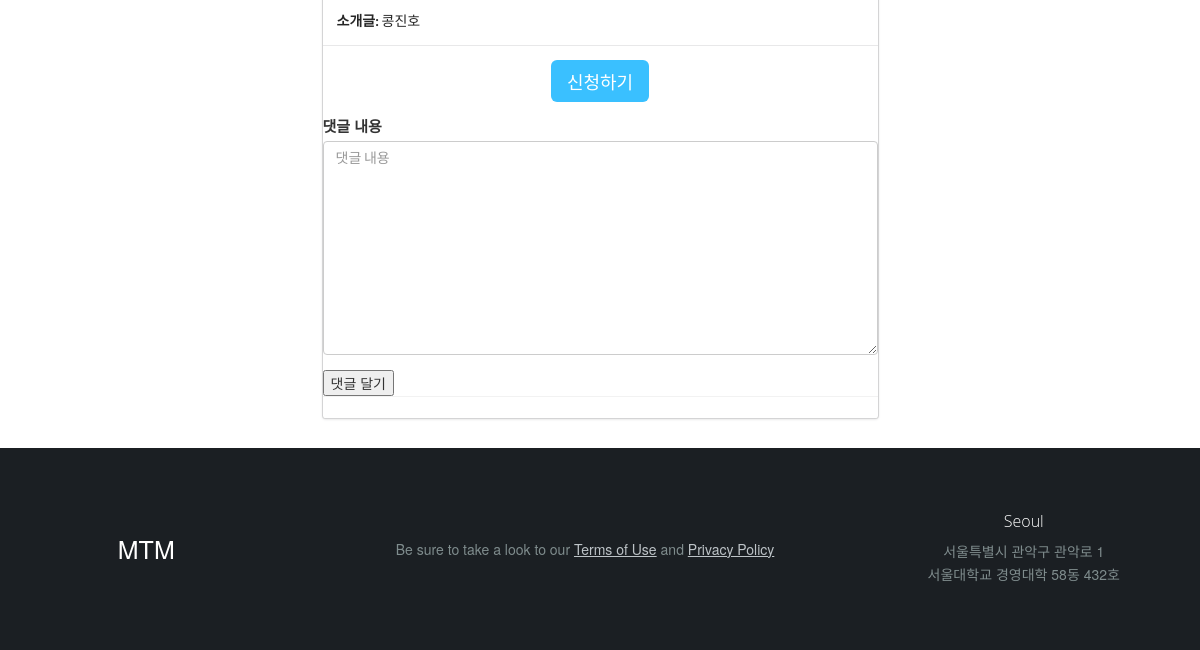
/mentoring/mentor/7/ (signed in, lower part), run on an earlier commit of the app's database.
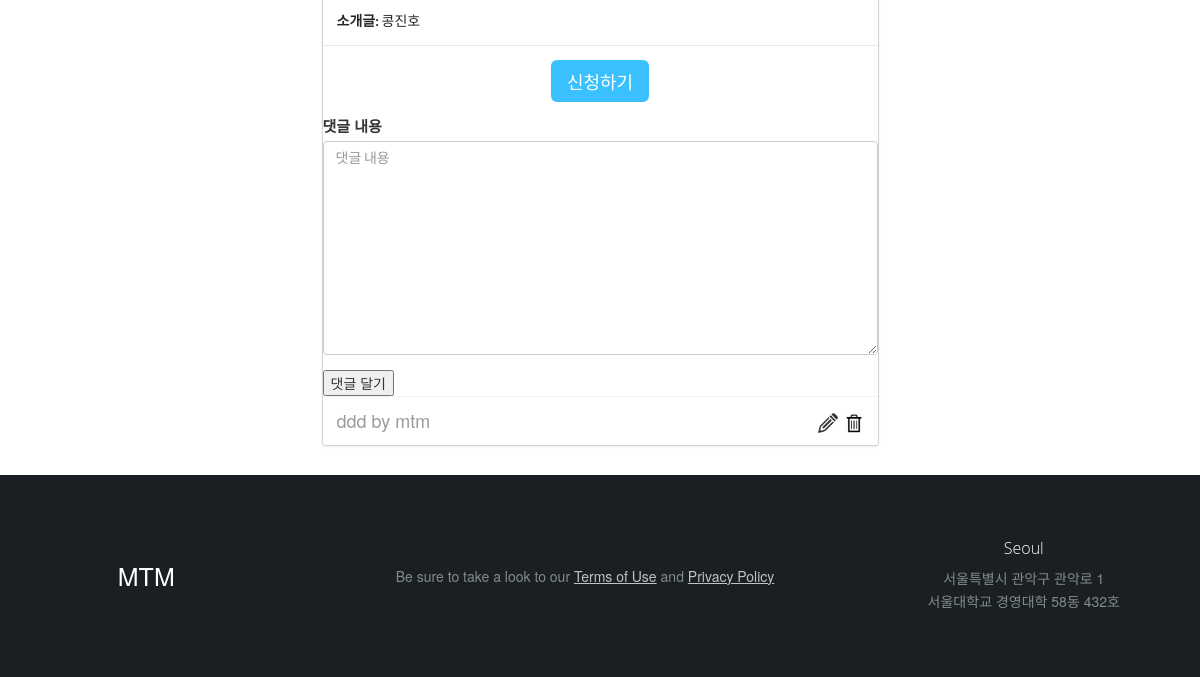
And on a later commit of the database.
### mentoring/models.py (models this page shows)
class Comment(models.Model):
    post = models.ForeignKey(Post_By_Mentor)
    author = models.ForeignKey(settings.AUTH_USER_MODEL)
    content = models.TextField(max_length=300,verbose_name='댓글 내용')
    secret = models.BooleanField(default=False)
    created_at = models.DateTimeField(auto_now_add=True)
    updated_at = models.DateTimeField(auto_now=True)

### mentoring/views.py (the view, shortened to what this page needs)
# urls.py: url(r'^mentor/(?P<pk>\d+)/$', views.post_by_mentor_detail, name='post_by_mentor_detail'),
def post_by_mentor_detail(request, pk):
    post_by_mentor = get_object_or_404(Post_By_Mentor, pk=pk)
    bid_by_mentee = Bid_By_Mentee.objects.filter(post_by_mentor=pk).count()
    comment_list = Comment.objects.filter(post=post_by_mentor)
    if request.user.is_authenticated():
        if request.method == "POST":
            form = CommentForm(request.POST)
            if form.is_valid():
                comment = form.save(commit=False)
                comment.post = post_by_mentor
                comment.author = request.user
                comment.save()
                return redirect(post_by_mentor)
        else:
            form = CommentForm()
        return render(request, 'mentoring/post_by_mentor_detail.html', {
            'post_by_mentor' : post_by_mentor,
            'bid_by_mentee' : bid_by_mentee,
            'form' : form,
            'comment_list' : comment_list,
        })

### mentoring/forms.py
class CommentForm(forms.ModelForm):
    class Meta:
        model = Comment
        fields = ['content', 'secret']

### mentoring/templates/mentoring/post_by_mentor_detail.html (shortened to what this page needs)
{% extends 'mentoring/base.html' %}
{% load bootstrap3 %}
{% load staticfiles %}
{% block content %}
<div class="container">
      <div class="row">
        <div class="col-xs-12 col-sm-12 col-md-6 col-lg-6 col-xs-offset-0 col-sm-offset-0 col-md-offset-3 col-lg-offset-3 toppad" >
        <div class="card" style="margin-top: 10%;">
          <div class="card-content">
            <div class="card-header"><strong>소개글:</strong> {{post_by_mentor.intro}} </div>
          </div>
          <div class="card-content">
          <form method="POST" enctype="multipart/form-data" class="text-center">
                 <button type="submit" class="btn btn-primary btn-lg" onclick="window.open('bid/new','win','width=650,height=400')";>신청하기
                 </button>
          </form>
          </div>
          <div>
            <form method="POST">
                {% bootstrap_field form.content %}
                <input type='submit' value='댓글 달기'/>
            </form>
          </div>
          <div class="card-extra card-content">
            {% for comment in comment_list %}
                <p>{{comment.content}} by {{comment.author}}
                {% if comment.author == user %}
                <span class="dropdown btn-group pull-right">
                    <a href='{% url 'mentoring:comment_edit' post_by_mentor.pk comment.pk %}'><img src="{% static 'img/edit.png' %}" style="width: 20px;" id="edit"></a>
                    <a href='{% url 'mentoring:comment_delete' post_by_mentor.pk comment.pk %}'><img src="{% static 'img/delete.png' %}" style="width: 20px;" id="delete"></a>
                </span>
                {% endif %}
                </p>
            {% endfor %}
          </div>
        </div>
        </div>
      </div>
      </div>
{% endblock %}

What changed in the data, as far as the page shows it:
added Comment: content "ddd", author "mtm"
